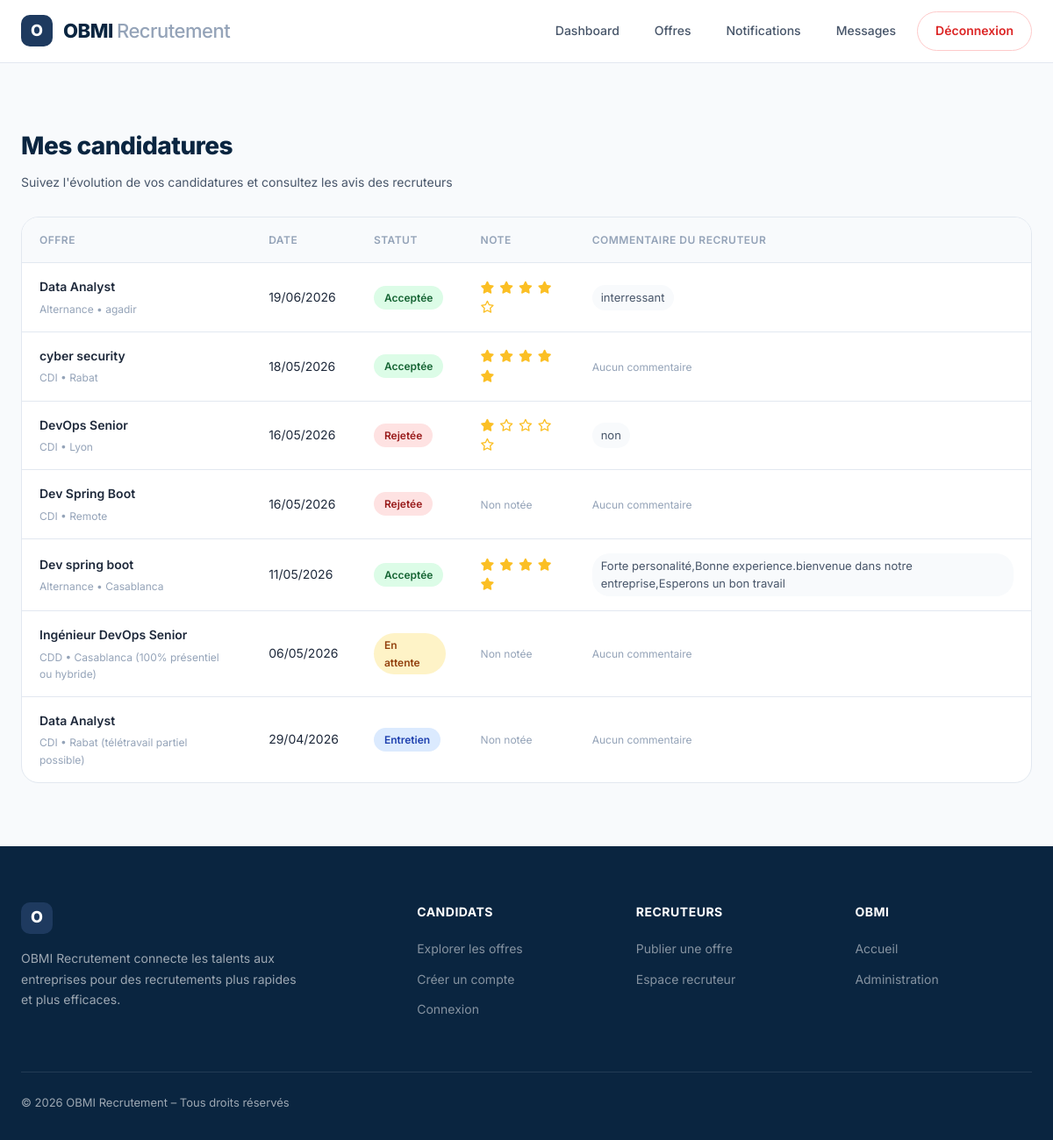
Page /mes-candidatures/ (signed in) on the committed database.
### candidature/models.py (models this page shows, shortened)
class Candidature(models.Model):
    candidat = models.ForeignKey(Candidat, on_delete=models.CASCADE, related_name='candidatures')
    offre = models.ForeignKey(Offre, on_delete=models.CASCADE, related_name='candidatures')
    datePostulation = models.DateTimeField(auto_now_add=True)
    statut = models.ForeignKey(StatutCandidature, on_delete=models.SET_NULL, null=True)
    note_evaluation = models.IntegerField(null=True, blank=True)      # ← 1-5 étoiles
    commentaire_recruteur = models.TextField(blank=True, null=True)
    lettre_motivation = models.TextField(blank=True, null=True)

class Offre(models.Model):
    CONTRAT_CHOICES = [
        ('CDI', 'CDI'),
        ('CDD', 'CDD'),
        ('Stage', 'Stage'),
        ('Alternance', 'Alternance'),
    ]
    titre = models.CharField(max_length=200)
    description = models.TextField()
    lieu = models.CharField(max_length=100)
    type_contrat = models.CharField(max_length=20, choices=CONTRAT_CHOICES, default='CDI')
    datePublication = models.DateTimeField(auto_now_add=True)
    date_expiration = models.DateField(null=True, blank=True)
    recruteur = models.ForeignKey(Recruteur, on_delete=models.CASCADE, related_name='offres')

### candidature/views.py (the view)
# urls.py: path('mes-candidatures/', views.mes_candidatures, name='mes_candidatures'),
@login_required
def mes_candidatures(request):
    if request.user.role != 'candidat':
        return redirect('dashboard')
    candidat = Candidat.objects.get(utilisateur=request.user)
    candidatures = Candidature.objects.filter(candidat=candidat).order_by('-datePostulation')
    total_candidatures = candidatures.count()
    en_attente_count = candidatures.filter(statut__nom='en_attente').count()
    acceptee_count = candidatures.filter(statut__nom='acceptee').count()
    entretien_count = candidatures.filter(statut__nom='entretien').count()
    return render(request, 'candidature/mes_candidatures.html', {
        'candidatures': candidatures,
        'total_candidatures': total_candidatures,
        'en_attente_count': en_attente_count,
        'acceptee_count': acceptee_count,
        'entretien_count': entretien_count,
    })

### candidature/context_processors.py (called while the page is built)
def notifications_context(request):
    if request.user.is_authenticated:
        return {
            'unread_messages': Message.objects.filter(destinataire=request.user, lu=False).count(),
            'unread_notifications': Notification.objects.filter(utilisateur=request.user, lu=False).count(),
        }
    return {'unread_messages': 0, 'unread_notifications': 0}

### candidature/templates/candidature/mes_candidatures.html (shortened to what this page needs)
{% extends 'candidature/base.html' %}
{% block content %}
<div class="page-content">
    <div class="container-wide">
        <div class="page-header">
            <h1>Mes candidatures</h1>
            <p>Suivez l'évolution de vos candidatures et consultez les avis des recruteurs</p>
        </div>
        {% if candidatures %}
        <div class="table-container">
            <table>
                <thead>
                    <tr>
                        <th>Offre</th>
                        <th>Date</th>
                        <th>Statut</th>
                        <th>Note</th>
                        <th>Commentaire du recruteur</th>
                    </tr>
                </thead>
                <tbody>
                    {% for c in candidatures %}
                    <tr>
                        <td>
                            <div class="offre-title">{{ c.offre.titre }}</div>
                            <div class="offre-detail">{{ c.offre.type_contrat }} • {{ c.offre.lieu }}</div>
                        </td>
                        <td>{{ c.datePostulation|date:"d/m/Y" }}</td>
                        <td>
                            <span class="status-{{ c.statut.nom }}">
                                {% if c.statut.nom == 'en_attente' %}
                                    En attente
                                {% elif c.statut.nom == 'acceptee' %}
                                    Acceptée
                                {% elif c.statut.nom == 'rejetee' %}
                                    Rejetée
                                {% elif c.statut.nom == 'entretien' %}
                                    Entretien
                                {% else %}
                                    {{ c.statut.nom }}
                                {% endif %}
                            </span>
                        </td>
                        <td>
                            {% if c.note_evaluation %}
                                <div class="rating-display">
                                    {% for i in "12345" %}
                                        {% if forloop.counter <= c.note_evaluation %}
                                            <i class="fas fa-star"></i>
                                        {% else %}
                                            <i class="far fa-star"></i>
                                        {% endif %}
                                    {% endfor %}
                                </div>
                            {% else %}
                                <span class="text-muted">Non notée</span>
                            {% endif %}
                        </td>
                        <td>
                            {% if c.commentaire_recruteur %}
                                <span class="comment-text">{{ c.commentaire_recruteur }}</span>
                            {% else %}
                                <span class="text-muted">Aucun commentaire</span>
                            {% endif %}
                        </td>
                    </tr>
                    {% endfor %}
                </tbody>
            </table>
        </div>
        {% else %}
        <div class="empty-state">
            <i class="fas fa-inbox"></i>
            <p>Vous n'avez pas encore postulé à une offre.</p>
            <a href="/offres/">Explorer les offres</a>
        </div>
        {% endif %}
    </div>
</div>
{% endblock %}

### candidature/templates/candidature/base.html (style rules this page uses)
* { margin: 0; padding: 0; box-sizing: border-box; scroll-behavior: smooth; }
:root { --navy: #0A2540; --primary: #1E3A5F; --blue: #2C5F8A; --light-blue: #E8F0FE; --accent: #2563EB; --surface: #FFFFFF; --bg: #F8FAFC; --text: #1E293B; --text-secondary: #475569; --text-muted: #94A3B8; --border: #E2E8F0; --radius: 16px; --shadow: 0 1px 3px rgba(0,0,0,0.06), 0 1px 2px rgba(0,0,0,0.04); --shadow-lg: 0 10px 25px rgba(0,0,0,0.08); }
body { font-family: 'Inter', sans-serif; background: var(--bg); color: var(--text); line-height: 1.6; }
.container-wide { max-width: 1400px; }
.page-content { padding: 40px 0; }
.text-muted { color: var(--text-muted); }

### candidature/templates/candidature/mes_candidatures.html (style rules this page uses)
.container-wide { max-width: 1200px; margin: 0 auto; padding: 32px 24px; }
.page-header { margin-bottom: 28px; }
.page-header h1 { font-size: 28px; font-weight: 800; color: var(--navy); letter-spacing: -0.5px; margin-bottom: 8px; }
.page-header p { color: var(--text-secondary); font-size: 14px; }
.table-container { background: var(--surface); border-radius: 20px; border: 1px solid var(--border); overflow-x: auto; }
table { width: 100%; border-collapse: collapse; }
th { text-align: left; padding: 16px 20px; background: var(--bg); font-size: 12px; font-weight: 600; color: var(--text-muted); text-transform: uppercase; letter-spacing: 0.5px; border-bottom: 1px solid var(--border); }
td { padding: 16px 20px; font-size: 14px; color: var(--text); border-bottom: 1px solid var(--border); }
tr:last-child td { border-bottom: none; }
.status-en_attente { display: inline-block; padding: 4px 12px; border-radius: 30px; font-size: 12px; font-weight: 600; background: #FEF3C7; color: #92400E; }
.status-acceptee { display: inline-block; padding: 4px 12px; border-radius: 30px; font-size: 12px; font-weight: 600; background: #DCFCE7; color: #166534; }
.status-rejetee { display: inline-block; padding: 4px 12px; border-radius: 30px; font-size: 12px; font-weight: 600; background: #FEE2E2; color: #991B1B; }
.status-entretien { display: inline-block; padding: 4px 12px; border-radius: 30px; font-size: 12px; font-weight: 600; background: #DBEAFE; color: #1E40AF; }
.rating-display i { font-size: 14px; color: #FBBF24; margin-right: 2px; }
.comment-text { font-size: 13px; color: var(--text-secondary); background: var(--bg); padding: 4px 10px; border-radius: 20px; display: inline-block; }
.text-muted { color: var(--text-muted); font-size: 12px; }
.offre-title { font-weight: 600; color: var(--text); }
.offre-detail { font-size: 12px; color: var(--text-muted); margin-top: 4px; }

### rows in the picture
Candidature: offre.titre "Data Analyst", offre.type_contrat "Alternance", offre.lieu "agadir", datePostulation "19/06/2026", shows "Acceptée", note_evaluation 4 (drawn), commentaire_recruteur "interressant"
Candidature: offre.titre "cyber security", offre.type_contrat "CDI", offre.lieu "Rabat", datePostulation "18/05/2026", shows "Acceptée", note_evaluation 5 (drawn), shows "Aucun commentaire"
Candidature: offre.titre "DevOps Senior", offre.type_contrat "CDI", offre.lieu "Lyon", datePostulation "16/05/2026", shows "Rejetée", note_evaluation 1 (drawn), commentaire_recruteur "non"
Candidature: offre.titre "Dev Spring Boot", offre.type_contrat "CDI", offre.lieu "Remote", datePostulation "16/05/2026", shows "Rejetée", shows "Non notée", shows "Aucun commentaire"
Candidature: offre.titre "Dev spring boot", offre.type_contrat "Alternance", offre.lieu "Casablanca", datePostulation "11/05/2026", shows "Acceptée", note_evaluation 5 (drawn), commentaire_recruteur "Forte personalité,Bonne experience.bienvenue dans notre entreprise,Esperons un bon travail"
Candidature: offre.titre "Ingénieur DevOps Senior", offre.type_contrat "CDD", offre.lieu "Casablanca (100% présentiel ou hybride)", datePostulation "06/05/2026", shows "En attente", shows "Non notée", shows "Aucun commentaire"
Candidature: offre.titre "Data Analyst", offre.type_contrat "CDI", offre.lieu "Rabat (télétravail partiel possible)", datePostulation "29/04/2026", shows "Entretien", shows "Non notée", shows "Aucun commentaire"
